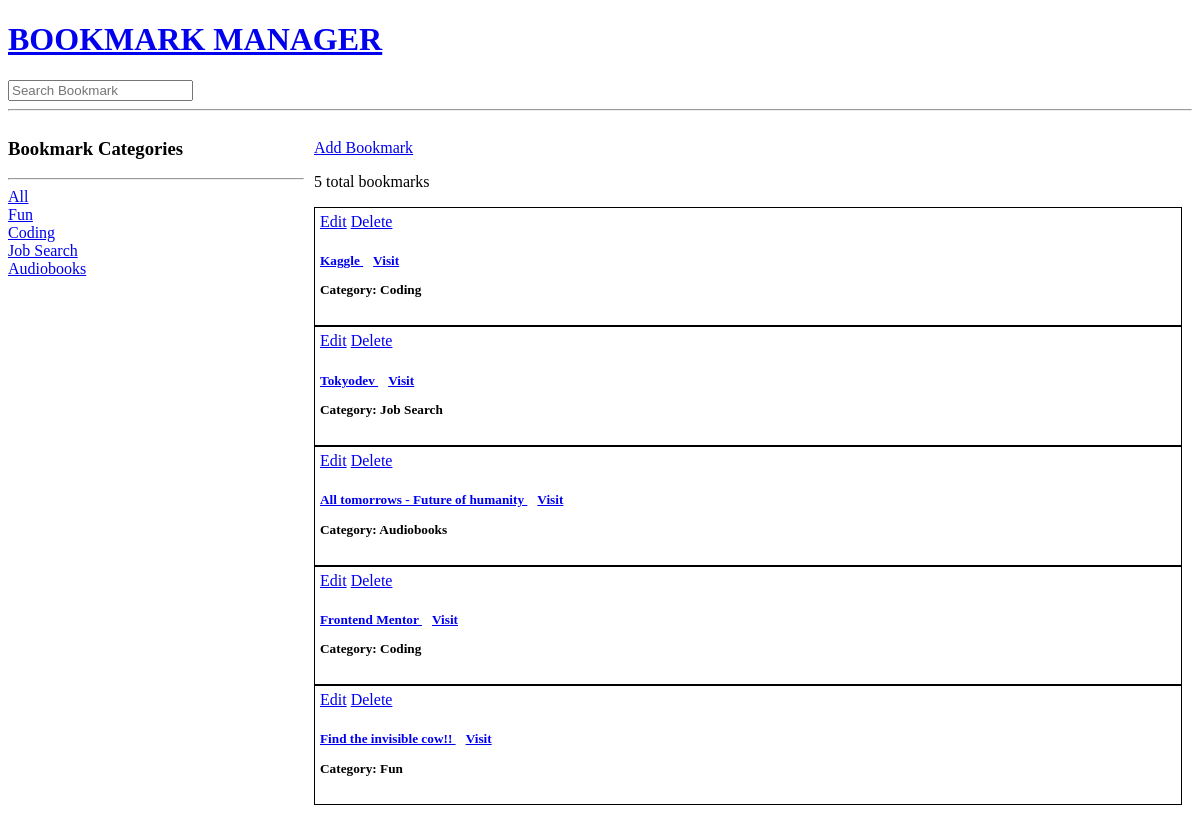
Before: / with the older database file.
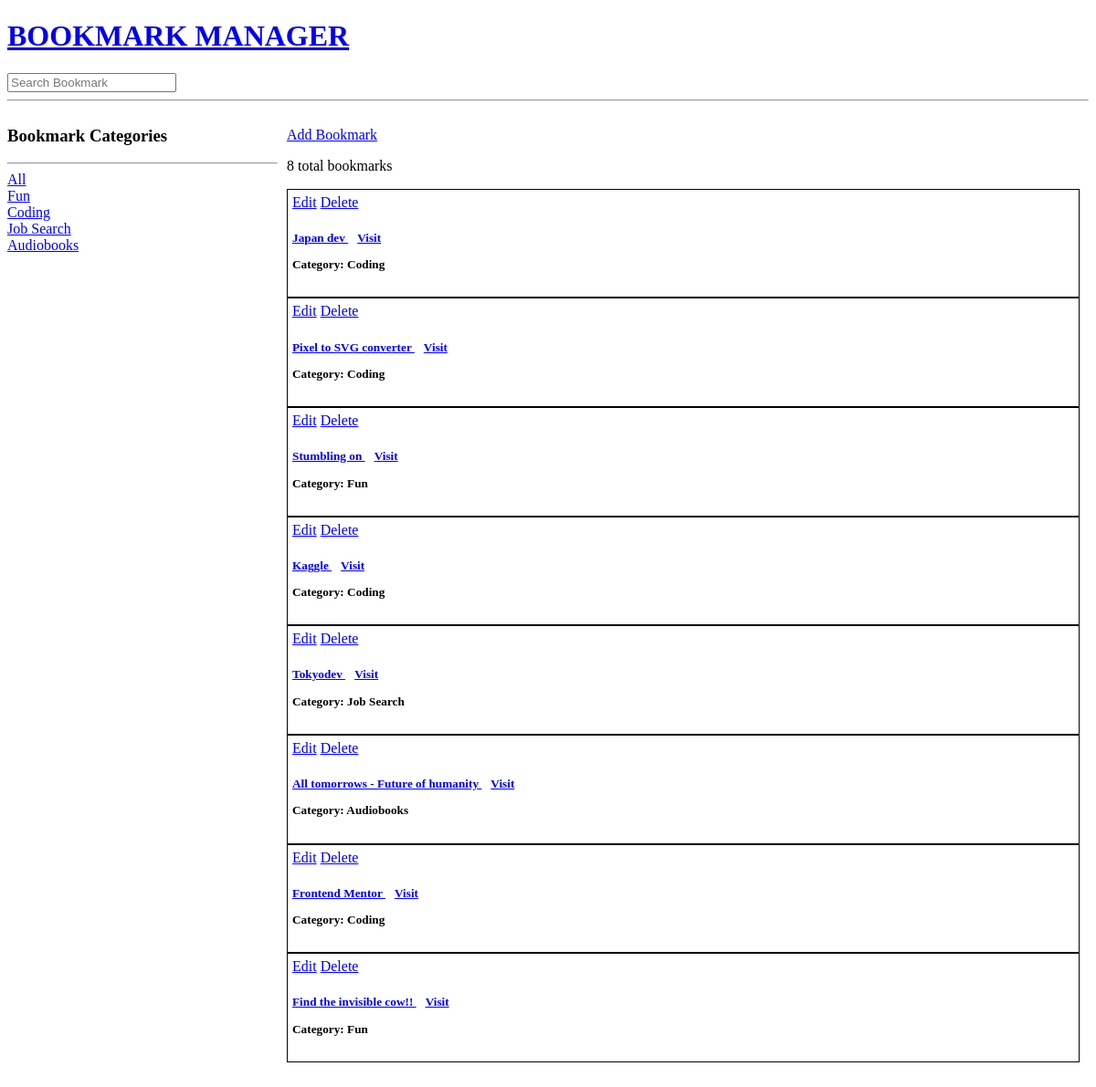
After: the same page with the newer database file.
### dashboard/models.py (models this page shows, shortened)
class Category(models.Model):
    name = models.CharField(max_length=200)

class Bookmark(models.Model):
    category = models.ForeignKey(
        Category, on_delete=models.SET_NULL, null=True)
    name = models.CharField(max_length=200)
    url = models.URLField(max_length=200)
    description = models.TextField(null=True, blank=True)
    notes = models.TextField(null=True, blank=True)
    updated = models.DateTimeField(auto_now=True)
    created = models.DateTimeField(auto_now_add=True)
    class Meta:
        ordering = ['-updated', '-created']
    def category_name(self):
        return self.category.name if self.category else ''

### dashboard/views.py (the view)
# urls.py: path('', views.home, name="home"),
def home(request):
    q = request.GET.get('q') if request.GET.get('q') != None else ''
    bookmarks = Bookmark.objects.filter(
        Q(category__name__icontains=q) |
        Q(name__icontains=q) |
        Q(description__icontains=q)
    )
    categories = Category.objects.all()
    bookmark_count = bookmarks.count()
    context = {'bookmarks': bookmarks, 'categories': categories,
               'bookmark_count': bookmark_count}
    return render(request, 'dashboard/home.html', context)

### dashboard/templates/dashboard/home.html (shortened to what this page needs)
{% extends 'main.html'%} {% block content %}
<div class="home-container">
  <div class="sidebar">
    <h3>Bookmark Categories</h3>
    <hr />
    <div>
      <a href="{% url 'home'%}?q={{category.name}}">All</a>
    </div>
    {% for category in categories %}
    <div>
      <a href="{% url 'home'%}?q={{category.name}}">{{category.name}} </a>
    </div>
    {% endfor %}
  </div>
  <div class="bookmark-container">
    <a href="{% url 'create-bookmark' %}"> Add Bookmark</a>
    <p>{{bookmark_count}} total bookmarks</p>
    {% for bookmark in bookmarks %}
    <div class="bookmark">
      <a href="{% url 'update-bookmark' bookmark.id%}">Edit</a>
      <a href="{% url 'delete-bookmark' bookmark.id%}">Delete</a>
      <h5>
        <span class="link">
          <a href="{% url 'bookmark' bookmark.id%}">{{bookmark.name}} </a>
          <a href="{{bookmark.url}}" target="_blank">Visit</a>
        </span>
        <p>Category: {{ bookmark.category_name }}</p>
      </h5>
    </div>
    {% endfor %}
  </div>
</div>
{% endblock content %}

### templates/main.html (shortened to what this page needs)
<!DOCTYPE html>
<html lang="en">
  <head>
  </head>
  <body>
    {% include 'navbar.html' %} {% block content %} {% endblock %}
  </body>
</html>

### templates/navbar.html
<a href="/">
  <h1>BOOKMARK MANAGER</h1>
</a>
<form method="" action="{% url 'home'%}">
  <input type="text" name="q" placeholder="Search Bookmark" />
</form>
<hr />

### dashboard/templates/dashboard/home.html (style rules this page uses)
.home-container { display: grid; grid-template-columns: 1fr 3fr; }
.bookmark-container { margin: 20px 10px; }
.bookmark { border: 1px solid black; padding: 5px; }
.link a { margin-right: 10px; }

Changed rows visible on the page:
added Bookmark: name "Japan dev", category_name "Coding"
added Bookmark: name "Pixel to SVG converter", category_name "Coding"
added Bookmark: name "Stumbling on", category_name "Fun"
Other visible differences:
{{ bookmark_count }}: "5" → "8"
